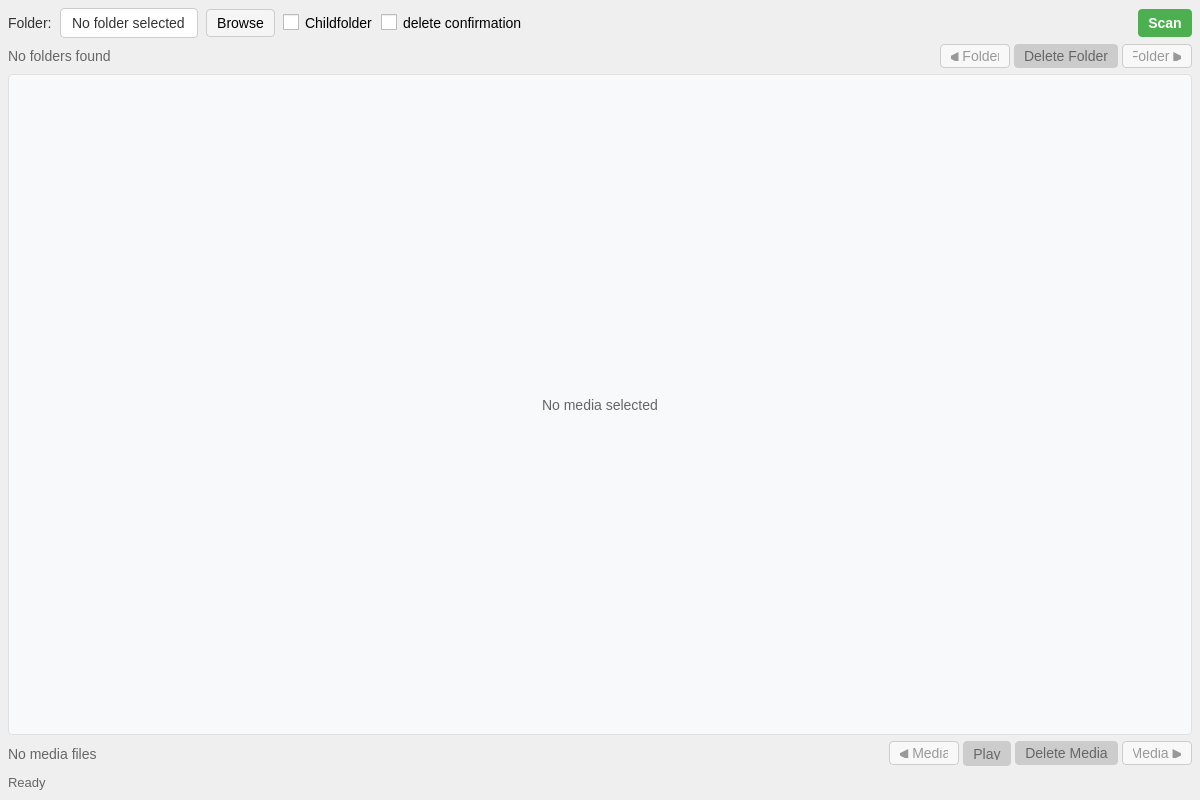
<?xml version="1.0" encoding="UTF-8"?>
<ui version="4.0">
 <class>MainWindow</class>
 <widget class="QMainWindow" name="MainWindow">
  <property name="geometry">
   <rect>
    <x>0</x>
    <y>0</y>
    <width>1200</width>
    <height>800</height>
   </rect>
  </property>
  <property name="windowTitle">
   <string>Media Organizer</string>
  </property>
  <property name="styleSheet">
   <string notr="true">QWidget {
    font-family: Arial, sans-serif;
    font-size: 14px;
}
QPushButton {
    padding: 6px 10px;
    border: 1px solid #ccc;
    border-radius: 4px;
    background-color: #f5f5f5;
    font-size: 14px;
}
QPushButton:hover {
    background-color: #e5e5e5;
}
QPushButton:disabled {
    background-color: #f8f8f8;
    color: #999;
}
QCheckBox {
    spacing: 6px;
    font-size: 14px;
}
QCheckBox::indicator {
    width: 16px;
    height: 16px;
}
QLabel {
    font-size: 14px;
    color: #333;
}
QDateEdit {
    padding: 6px 8px;
    border: 1px solid #ccc;
    border-radius: 4px;
    background-color: white;
    font-size: 14px;
}
QDateEdit:focus {
    border-color: #4CAF50;
}</string>
  </property>
  <widget class="QWidget" name="centralwidget">
   <layout class="QVBoxLayout" name="mainLayout">
    <property name="spacing">
     <number>6</number>
    </property>
    <property name="leftMargin">
     <number>8</number>
    </property>
    <property name="topMargin">
     <number>8</number>
    </property>
    <property name="rightMargin">
     <number>8</number>
    </property>
    <property name="bottomMargin">
     <number>8</number>
    </property>
    <item>
     <layout class="QHBoxLayout" name="controlsLayout">
      <property name="spacing">
       <number>8</number>
      </property>
      <item>
       <widget class="QLabel" name="folderLabel">
        <property name="maximumSize">
         <size>
          <width>50</width>
          <height>16777215</height>
         </size>
        </property>
        <property name="text">
         <string>Folder:</string>
        </property>
       </widget>
      </item>
      <item>
       <widget class="QLabel" name="folder_entry">
        <property name="maximumSize">
         <size>
          <width>300</width>
          <height>16777215</height>
         </size>
        </property>
        <property name="styleSheet">
         <string notr="true">QLabel {
    padding: 6px 8px;
    border: 1px solid #ccc;
    border-radius: 4px;
    background-color: white;
    font-size: 14px;
}</string>
        </property>
        <property name="text">
         <string>No folder selected</string>
        </property>
       </widget>
      </item>
      <item>
       <widget class="QPushButton" name="browse_btn">
        <property name="maximumSize">
         <size>
          <width>70</width>
          <height>28</height>
         </size>
        </property>
        <property name="text">
         <string>Browse</string>
        </property>
       </widget>
      </item>
      <item>
       <widget class="QCheckBox" name="recursive_cb">
        <property name="text">
         <string>Childfolder</string>
        </property>
       </widget>
      </item>
      <item>
       <widget class="QCheckBox" name="skip_confirm_cb">
        <property name="text">
         <string>delete confirmation</string>
        </property>
       </widget>
      </item>
      <item>
       <spacer name="horizontalSpacer">
        <property name="orientation">
         <enum>Qt::Orientation::Horizontal</enum>
        </property>
        <property name="sizeHint" stdset="0">
         <size>
          <width>40</width>
          <height>20</height>
         </size>
        </property>
       </spacer>
      </item>
      <item>
       <widget class="QPushButton" name="scan_btn">
        <property name="maximumSize">
         <size>
          <width>100</width>
          <height>28</height>
         </size>
        </property>
        <property name="styleSheet">
         <string notr="true">QPushButton {
    background-color: #4CAF50;
    color: white;
    border: none;
    border-radius: 4px;
    font-weight: bold;
    font-size: 14px;
}
QPushButton:hover {
    background-color: #45a049;
}</string>
        </property>
        <property name="text">
         <string>Scan</string>
        </property>
       </widget>
      </item>
     </layout>
    </item>
    <item>
     <layout class="QHBoxLayout" name="folderNavLayout">
      <property name="spacing">
       <number>4</number>
      </property>
      <item>
       <widget class="QLabel" name="folder_info">
        <property name="styleSheet">
         <string notr="true">font-size: 14px; color: #666;</string>
        </property>
        <property name="text">
         <string>No folders found</string>
        </property>
       </widget>
      </item>
      <item>
       <spacer name="horizontalSpacer_2">
        <property name="orientation">
         <enum>Qt::Orientation::Horizontal</enum>
        </property>
        <property name="sizeHint" stdset="0">
         <size>
          <width>40</width>
          <height>20</height>
         </size>
        </property>
       </spacer>
      </item>
      <item>
       <widget class="QPushButton" name="prev_folder_btn">
        <property name="enabled">
         <bool>false</bool>
        </property>
        <property name="maximumSize">
         <size>
          <width>70</width>
          <height>24</height>
         </size>
        </property>
        <property name="text">
         <string>◀ Folder</string>
        </property>
        <property name="shortcut">
         <string>Ctrl+Left</string>
        </property>
       </widget>
      </item>
      <item>
       <widget class="QPushButton" name="delete_folder_btn">
        <property name="enabled">
         <bool>false</bool>
        </property>
        <property name="maximumSize">
         <size>
          <width>120</width>
          <height>24</height>
         </size>
        </property>
        <property name="styleSheet">
         <string notr="true">QPushButton {
    background-color: #f44336;
    color: white;
    border: none;
    border-radius: 4px;
    font-size: 14px;
}
QPushButton:hover {
    background-color: #da190b;
}
QPushButton:disabled {
    background-color: #ccc;
    color: #666;
}</string>
        </property>
        <property name="text">
         <string>Delete Folder</string>
        </property>
        <property name="shortcut">
         <string>Ctrl+Del</string>
        </property>
       </widget>
      </item>
      <item>
       <widget class="QPushButton" name="next_folder_btn">
        <property name="enabled">
         <bool>false</bool>
        </property>
        <property name="maximumSize">
         <size>
          <width>70</width>
          <height>24</height>
         </size>
        </property>
        <property name="text">
         <string>Folder ▶</string>
        </property>
        <property name="shortcut">
         <string>Ctrl+Right</string>
        </property>
       </widget>
      </item>
     </layout>
    </item>
    <item>
     <widget class="QLabel" name="media_display">
      <property name="minimumSize">
       <size>
        <width>0</width>
        <height>300</height>
       </size>
      </property>
      <property name="styleSheet">
       <string notr="true">QLabel {
    background-color: #f8f9fa;
    border: 1px solid #e0e0e0;
    border-radius: 4px;
    color: #666;
    font-size: 14px;
}</string>
      </property>
      <property name="text">
       <string>No media selected</string>
      </property>
      <property name="alignment">
       <set>Qt::AlignmentFlag::AlignCenter</set>
      </property>
     </widget>
    </item>
    <item>
     <layout class="QHBoxLayout" name="mediaNavLayout">
      <property name="spacing">
       <number>4</number>
      </property>
      <item>
       <widget class="QLabel" name="media_info">
        <property name="styleSheet">
         <string notr="true">font-size: 14px; color: #666;</string>
        </property>
        <property name="text">
         <string>No media files</string>
        </property>
       </widget>
      </item>
      <item>
       <spacer name="horizontalSpacer_3">
        <property name="orientation">
         <enum>Qt::Orientation::Horizontal</enum>
        </property>
        <property name="sizeHint" stdset="0">
         <size>
          <width>40</width>
          <height>20</height>
         </size>
        </property>
       </spacer>
      </item>
      <item>
       <widget class="QPushButton" name="prev_media_btn">
        <property name="enabled">
         <bool>false</bool>
        </property>
        <property name="maximumSize">
         <size>
          <width>70</width>
          <height>24</height>
         </size>
        </property>
        <property name="text">
         <string>◀ Media</string>
        </property>
        <property name="shortcut">
         <string>Left</string>
        </property>
       </widget>
      </item>
      <item>
       <widget class="QPushButton" name="play_btn">
        <property name="enabled">
         <bool>false</bool>
        </property>
        <property name="maximumSize">
         <size>
          <width>50</width>
          <height>25</height>
         </size>
        </property>
        <property name="font">
         <font>
          <family>Arial</family>
          <pointsize>-1</pointsize>
         </font>
        </property>
        <property name="styleSheet">
         <string notr="true">QPushButton {
    background-color: #2196F3;
    color: white;
    border: none;
    border-radius: 4px;
    font-size: 14px;
}
QPushButton:hover {
    background-color: #1976D2;
}
QPushButton:disabled {
    background-color: #ccc;
    color: #666;
}</string>
        </property>
        <property name="text">
         <string>Play</string>
        </property>
        <property name="shortcut">
         <string>Space</string>
        </property>
       </widget>
      </item>
      <item>
       <widget class="QPushButton" name="delete_media_btn">
        <property name="enabled">
         <bool>false</bool>
        </property>
        <property name="maximumSize">
         <size>
          <width>105</width>
          <height>24</height>
         </size>
        </property>
        <property name="styleSheet">
         <string notr="true">QPushButton {
    background-color: #f44336;
    color: white;
    border: none;
    border-radius: 4px;
    font-size: 14px;
}
QPushButton:hover {
    background-color: #da190b;
}
QPushButton:disabled {
    background-color: #ccc;
    color: #666;
}</string>
        </property>
        <property name="text">
         <string>Delete Media</string>
        </property>
        <property name="shortcut">
         <string>Del</string>
        </property>
       </widget>
      </item>
      <item>
       <widget class="QPushButton" name="next_media_btn">
        <property name="enabled">
         <bool>false</bool>
        </property>
        <property name="maximumSize">
         <size>
          <width>70</width>
          <height>24</height>
         </size>
        </property>
        <property name="text">
         <string>Media ▶</string>
        </property>
        <property name="shortcut">
         <string>Right</string>
        </property>
       </widget>
      </item>
     </layout>
    </item>
    <item>
     <widget class="QLabel" name="status">
      <property name="maximumSize">
       <size>
        <width>16777215</width>
        <height>20</height>
       </size>
      </property>
      <property name="styleSheet">
       <string notr="true">color: #666; font-size: 13px;</string>
      </property>
      <property name="text">
       <string>Ready</string>
      </property>
     </widget>
    </item>
   </layout>
  </widget>
 </widget>
 <resources/>
 <connections/>
</ui>
